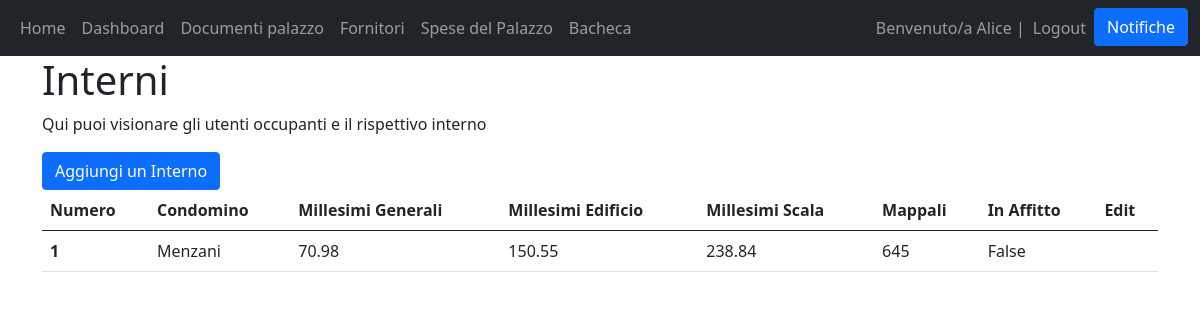
The app's page /interni (signed in) with its own data.
### Condominio/models.py (models this page shows)
class Interno(models.Model):
    condomino = models.ForeignKey(User, on_delete=models.CASCADE)
    palazzina = models.ForeignKey(Condominio, on_delete=models.CASCADE, default="Salgari")
    numero_interno = models.CharField(verbose_name="Numero Interno", max_length=50, primary_key=True)
    millesimi_generali = models.FloatField(verbose_name="Millesimi generali")
    millesimi_scala = models.FloatField(verbose_name="Millesimi Scala")
    millesimi_edificio=models.FloatField(verbose_name="Millesimi Edificio")
    in_affitto = models.BooleanField(verbose_name="In affitto")
    mappali = models.CharField(verbose_name="Mappali", max_length=100)
    class Meta:
        ordering = ["numero_interno"]
        verbose_name_plural = "Interni"

### Condominio/views.py (the view)
# urls.py: path('interni', views.interno, name="interni"),
@login_required(login_url="/login")
def interno(request):
    interni=Interno.objects.all()
    if request.method == "POST":
        interno_id = request.POST.get("interno-id")
        print(interno_id)
        interno=Interno.objects.filter(id=interno_id).first()
        if interno and (request.user.has_perm("main.delete_interno")):
            interno.delete()
    return render(request, 'Condominio_main/interni.html', {"interni":interni})

### Condominio/templates/Condominio_main/interni.html (shortened to what this page needs)
{% extends 'Condominio_main/base.html' %}
{% block content %}
<h1>Interni</h1>
<p>Qui puoi visionare gli utenti occupanti e il rispettivo interno</p>
<a class="btn btn-primary" href="/create_interno" role="button">Aggiungi un Interno</a>
<table class="table">
     <thead>
       <tr>
         <th scope="col">Numero</th>
         <th scope="col">Condomino</th>
         <th scope="col">Millesimi Generali</th>
         <th scope="col">Millesimi Edificio</th>
         <th scope="col">Millesimi Scala</th>
         <th scope="col">Mappali</th>
         <th scope="col">In Affitto</th>
         <th scope="col">Edit</th>
       </tr>
     </thead>
     <tbody>
         {% for interno in interni %}
         <tr>
             <th scope="row">{{interno.numero_interno}}</th>
             <td>{{interno.condomino.last_name}}</td>
             <td>{{interno.millesimi_generali}}</td>
             <td>{{interno.millesimi_edificio}}</td>
             <td>{{interno.millesimi_scala}}</td>
             <td>{{interno.mappali}}</td>
             <td>{{interno.in_affitto}}</td>
             <td>
             </td>
         </tr>
         {% endfor %}
     </tbody>
 </table>
{% endblock %}

### Condominio/templates/Condominio_main/base.html (shortened to what this page needs)
<!DOCTYPE html>
<html lang="en">
<head>
    <link href="https://cdn.jsdelivr.net/npm/bootstrap@5.0.2/dist/css/bootstrap.min.css" rel="stylesheet">
</head>
<body>
    <nav class="navbar navbar-expand-lg navbar-dark bg-dark">
        <div class="container-fluid">
            <div>
                <ul class="navbar-nav">
                    <li class="nav-item">
                        <a class="nav-link" href="/home">Home</a>
                    </li>
                    <li class="nav-item">
                        <a class="nav-link" href="/create_interno">Dashboard</a>
                    </li>
                    <li class="nav-item">
                        <a class="nav-link" href="/documenti_palazzo">Documenti palazzo</a>
                    </li>
                    <li class="nav-item">
                        <a class="nav-link" href="/fornitori">Fornitori</a>
                    </li>
                    <li class="nav-item">
                        <a class="nav-link" href="/spesa">Spese del Palazzo</a>
                    </li>
                    <li class="nav-item">
                        <a class="nav-link" href="/bacheca">Bacheca</a>
                    </li>
                </ul>
            </div>
            <div>
                <ul class="navbar-nav">
                    {% if user.is_authenticated %}
                    <span class="navbar-text">Benvenuto/a {{user.first_name}} | </span>
                    <li class="nav-item">
                        <a class="nav-link" href="/logout">Logout</a>
                    </li>
                    <li class="nav-item">
                        <li class="nav-item">
                            <button class="btn btn-primary" type="button" data-bs-toggle="offcanvas" data-bs-target="#offcanvasRight" aria-controls="offcanvasRight">Notifiche</button>
                        </li>
                    </li>
                    {% else %}
                    <li class="nav-item">
                        <a class="nav-link" href="/login">Login</a>
                    </li>
                    {% endif %}
                </ul>
            </div>
        </div>
    </nav>
    <div class="container">
        {% block content %}
        {% endblock  %}
    </div>
</body>
</html>

### records on screen
Interno: numero_interno "1", condomino.last_name "Menzani", millesimi_generali "70.98", millesimi_edificio "150.55", millesimi_scala "238.84", mappali "645", in_affitto "False"

### other values on screen
{{ user.first_name }} "Alice"
